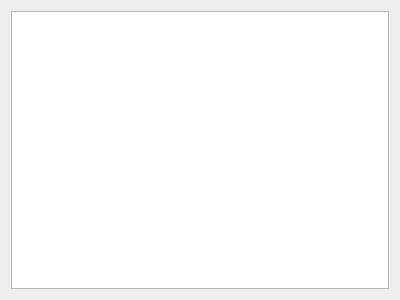
<?xml version="1.0" encoding="UTF-8"?>
<ui version="4.0">
 <class>LandmarkSideWidget</class>
 <widget class="QWidget" name="LandmarkSideWidget">
  <property name="geometry">
   <rect>
    <x>0</x>
    <y>0</y>
    <width>400</width>
    <height>300</height>
   </rect>
  </property>
  <property name="windowTitle">
   <string>Form</string>
  </property>
  <layout class="QVBoxLayout" name="verticalLayout">
   <item>
    <widget class="QTableWidget" name="LandmarkTableWidget">
     <property name="lineWidth">
      <number>0</number>
     </property>
     <attribute name="horizontalHeaderVisible">
      <bool>false</bool>
     </attribute>
     <attribute name="horizontalHeaderStretchLastSection">
      <bool>true</bool>
     </attribute>
     <attribute name="verticalHeaderVisible">
      <bool>false</bool>
     </attribute>
     <column>
      <property name="text">
       <string>StatusLabel</string>
      </property>
     </column>
     <column>
      <property name="text">
       <string>Name</string>
      </property>
     </column>
     <column>
      <property name="text">
       <string>Button</string>
      </property>
     </column>
    </widget>
   </item>
  </layout>
 </widget>
 <resources/>
 <connections/>
</ui>
